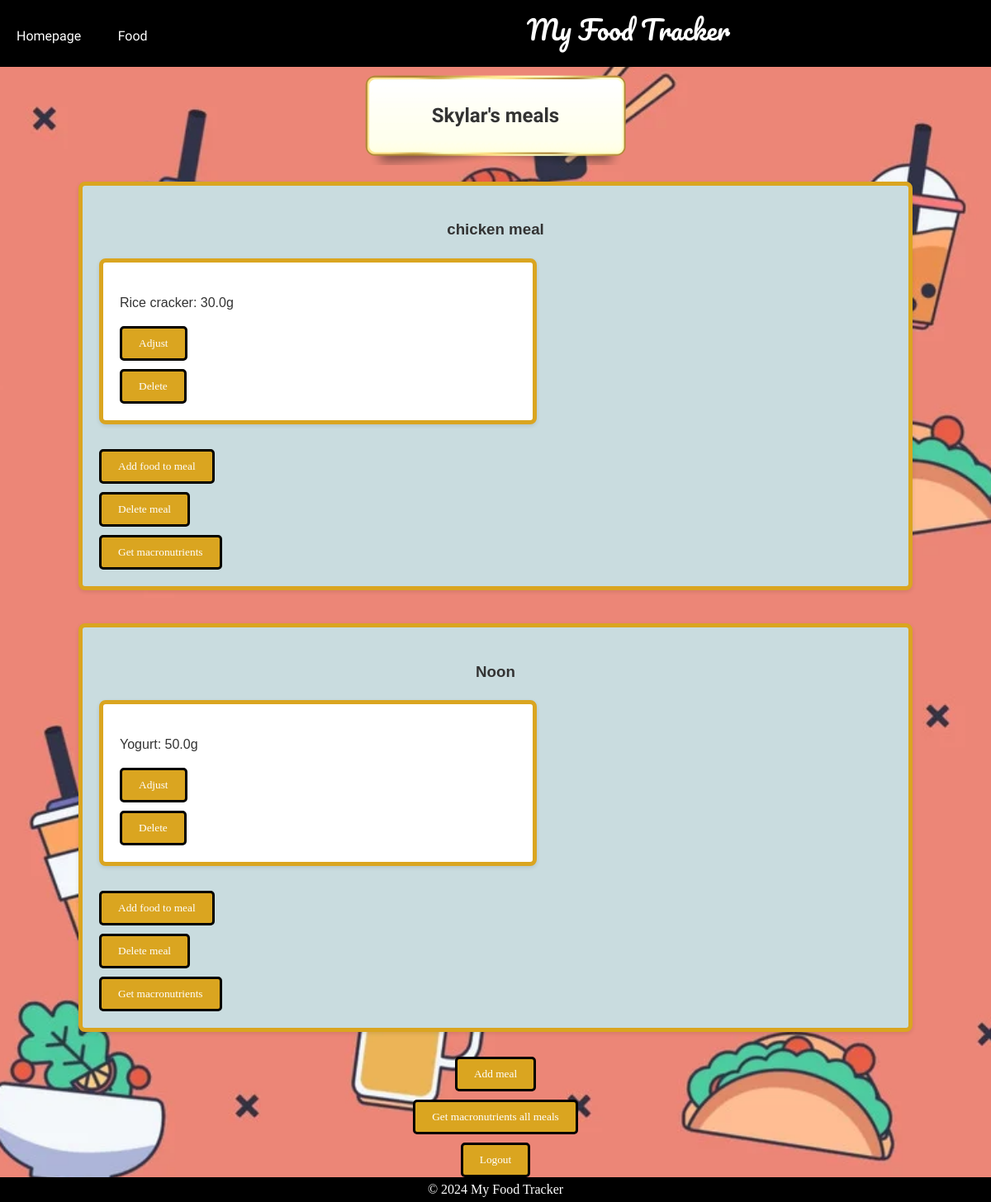
/users/1 (signed in), run on the app's committed database.
### models.py (models this page shows)
class User(db.Model, UserMixin):
    id = mapped_column(Integer, primary_key=True)
    name = mapped_column(String(200), nullable=False, unique=True)
    phone = mapped_column(String(20), nullable=False)
    height = mapped_column(Float, nullable=False)
    weight = mapped_column(Float, nullable=False)
    gender = mapped_column(String(20), nullable=False)
    age = mapped_column(Integer, nullable=False)
    tdee = mapped_column(Float, nullable=True, default=2000)
    password = mapped_column(String(200), nullable=False)
    meals = relationship("Meal")
    def getTotalMacros(self):
        fat = 0
        protein = 0
        carbs = 0
        calories = 0
        for each in self.meals:
            macros = each.getMacros()
            fat += macros["fat"]
            protein += macros["protein"]
            carbs += macros["carbs"]
            calories += macros["calories"]
        return {"fat": fat, "protein": protein, "carbs": carbs, "calories": calories}

class Meal(db.Model):
    id = mapped_column(Integer, primary_key=True)
    user_id = mapped_column(Integer, ForeignKey(User.id), nullable=False)
    name = mapped_column(String(200), nullable=False)
    user = relationship("User", back_populates="meals")
    foodlist = relationship("FoodMeal", back_populates="meal")
    def getMacros(self):
        fat = 0
        protein = 0
        carbs = 0
        calories = 0
        for each in self.foodlist:
            food = each.food
            fat += food.fat * each.amount/100
            protein += food.protein * each.amount/100
            carbs += food.carbs * each.amount/100
            calories += food.calories * each.amount/100
        return {"fat": fat, "protein": protein, "carbs": carbs, "calories": calories}

class FoodMeal(db.Model):
    id = mapped_column(Integer, primary_key=True)
    meal_id = mapped_column(Integer, ForeignKey(Meal.id), nullable=False)
    food_id = mapped_column(Integer, ForeignKey(Food.id), nullable=False)
    amount = mapped_column(Float, nullable=False)
    meal = relationship("Meal")
    food = relationship("Food")

class Food(db.Model):
    id = mapped_column(Integer, primary_key=True)
    name = mapped_column(String(200), nullable=False, unique=True)
    calories = mapped_column(Float, nullable=False)
    protein = mapped_column(Float, nullable=False)
    carbs = mapped_column(Float, nullable=False)
    fat = mapped_column(Float, nullable=False)
    def toDict(self):
        return {"id": self.id, "name": self.name, "calories": self.calories, "protein": self.protein, "fat": self.fat, "carbs": self.carbs}

### app.py (the view)
@app.route("/users/<int:user_id>")
@login_required
def user_info(user_id):
    statement = select(User).where(User.id == user_id)
    records = db.session.execute(statement)
    data = records.scalars().first()
    food_list = Food.query.all()
    food_list_dict = [each.toDict() for each in food_list]
    return render_template("user_info.html", user = data, food_list = food_list, food_list_dict = food_list_dict)

### app.py (called while the page is built)
@login_manager.user_loader
def load_user(user_id):
    return db.get_or_404(User, user_id)

### templates/user_info.html (shortened to what this page needs)
{% extends "base.html" %}
{% block content %}
<h2> {{ user.name }}'s meals</h2>
    {% for each in user.meals %}
        <div class="mealInfo">
            <h3>{{ each.name }}</h3>
            {% for food in each.foodlist %}
                <div class="foodMealInfo">
                    <p>{{ food.food.name }}: {{ food.amount }}g</p>
                    <button type="button" onclick="displayNextElement(this)"> Adjust </button>
                    <form
                    action="{{ url_for('delete_foodmeal',
                                        user_id=user.id,
                                        food_id=food.id) }}"
                    method="post">
                        <button type="submit">Delete</button>
                    </form>
                </div>
            {% endfor %}
            <button type="button" onclick="displayNextElement(this)"> Add food to meal </button>
            <form
            action="{{ url_for('delete_meal',
                                user_id=user.id,
                                meal_id=each.id)}}"
            method="post">
                <button type="submit">Delete meal</button>
            </form>
            <button type="button" onclick="displayNextElement(this)"> Get macronutrients </button>
        </div>
    {% endfor %}
    <button type="button" style="display: block;"
    onclick="displayNextElement(this)"> Add meal </button>
    <button type="button" onclick="displayNextElement(this)"> Get macronutrients all meals </button>
    <form
    action="{{ url_for('logout',
                        user_id=user.id)}}"
    method="post">
        <button type="submit"> Logout </button>
    </form>
{% endblock %}

### static/style.css (style rules this page uses)
body, html { font-family: 'PoetsenOne', Arial, sans-serif; color: #333; line-height: 1.6; height: 100%; display: flex; flex-direction: column; justify-content: flex-start; align-items: center; margin: 0; padding: 0; width: 100%; background-color: #c9dcdf; background-image: url('../static/image_02.webp'); background-size: cover; background-position: center; }
div { margin: 10px; padding: 5px; }
button, input[type="submit"] { background-color: goldenrod; color: white; padding: 10px 20px; border: none; border-radius: 5px; border: 3px solid rgb(0, 0, 0); cursor: pointer; display: inline-block; margin-top: 10px; transition: background-color 0.3s; font-family: cursive; }
.mealInfo h3, .foodMealInfo p { margin-bottom: 5px; }
h2 { font-family: Poetsen One; background-image: url('../static/img_04.png'); background-size: cover; background-position: center; padding-left: 120px; padding-right: 120px; padding-top: 40px; padding-bottom: 40px; margin: 0; }
.mealInfo { padding: 20px; margin: 20px 0; width: 80%; background: #c9dcdf; box-shadow: 0 2px 5px rgba(0, 0, 0, 0.1); border-radius: 8px; border: 5px solid goldenrod; }
.foodMealInfo { padding: 20px; margin: 20px 0; width: 50%; background: white; box-shadow: 0 2px 5px rgba(0, 0, 0, 0.1); border-radius: 8px; border: 5px solid goldenrod; }
h3 { text-align: center; }

### data on the page
User: name "Skylar"
Meal: name "chicken meal"
FoodMeal: food.name "Rice cracker", amount "30.0"
Meal: name "Noon"
FoodMeal: food.name "Yogurt", amount "50.0"
